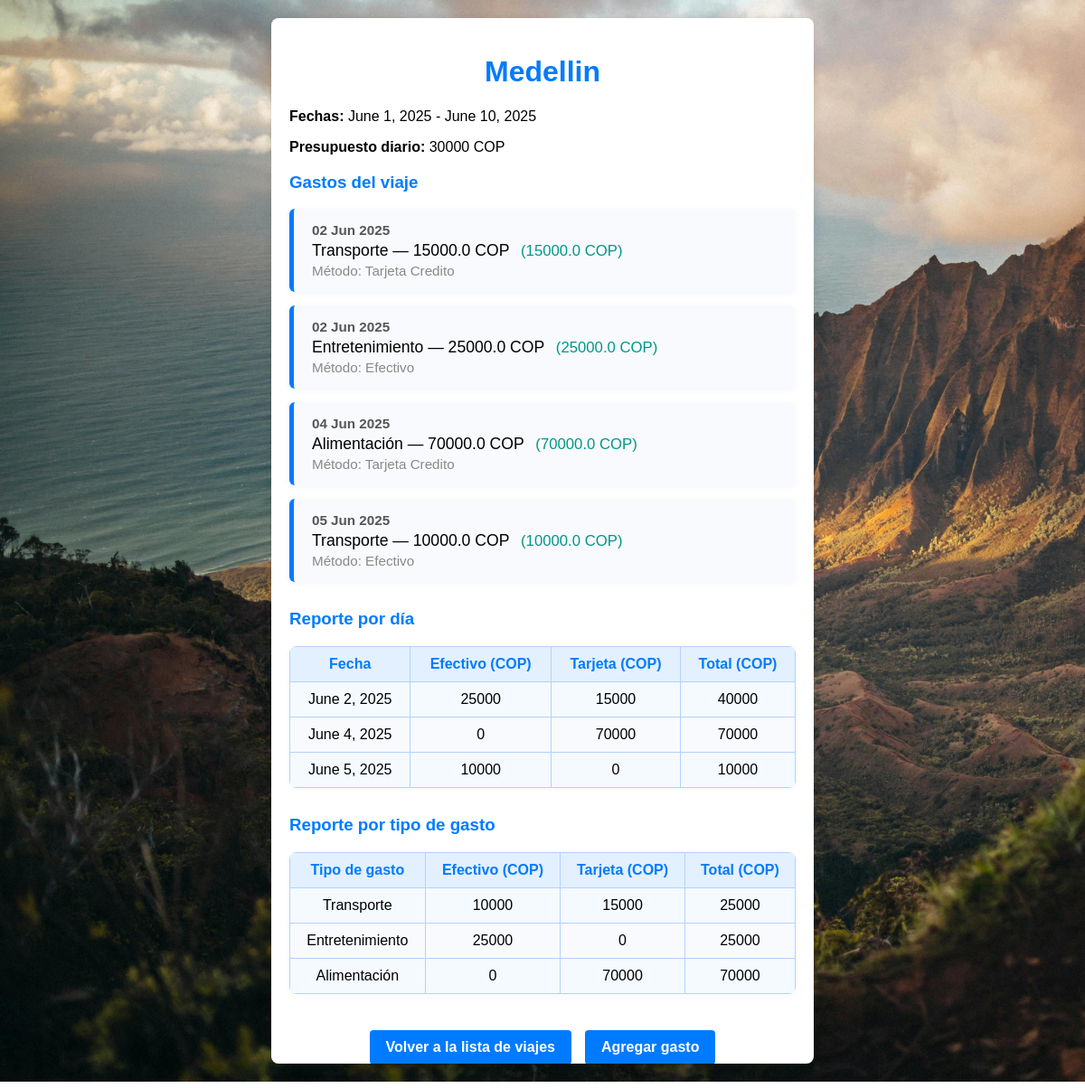
/viajes/5/, run on the app's committed database.
### viajes/models/Viaje.py (models this page shows, shortened)
class Viaje(models.Model):
    nombre = models.CharField(max_length=100)
    fecha_inicio = models.DateField()
    fecha_fin = models.DateField()
    presupuesto_diario = models.IntegerField()
    moneda = models.CharField(max_length=10)

### viajes/models/Gasto.py (models this page shows, shortened)
class Gasto(models.Model):
    viaje = models.ForeignKey(Viaje, related_name='gastos', on_delete=models.CASCADE)
    fecha = models.DateField()
    valor_original = models.FloatField()
    valor_en_pesos = models.FloatField()
    metodo_pago = models.ForeignKey(MetodoPago, on_delete=models.CASCADE)
    tipo_gasto = models.ForeignKey(TipoGasto, on_delete=models.CASCADE)

### viajes/models/TipoGasto.py (models this page shows)
class TipoGasto(models.Model):
    nombre = models.CharField(max_length=50)
    def __str__(self):
        return self.nombre

### viajes/models/MetodoPago.py (models this page shows)
class MetodoPago(models.Model):
    nombre = models.CharField(max_length=20)
    def __str__(self):
        return self.nombre

### viajes/views.py (the view)
# urls.py: path('viajes/<int:viaje_id>/', views.detalle_viaje, name='detalle_viaje'),
def detalle_viaje(request, viaje_id):
    viaje = Viaje.objects.get(id=viaje_id)
    gastos = viaje.gastos.all()
    gastos_por_dia = ControlViaje.reporte_gastos_por_dia(gastos)
    gastos_por_tipo = ControlViaje.reporte_gastos_por_tipo(gastos)
    return render(request, 'viajes/detalle_viaje.html', {
        'viaje': viaje,
        'gastos': gastos,
        'gastos_por_dia': gastos_por_dia,
        'gastos_por_tipo': gastos_por_tipo,
    })

### viajes/services/ControlViaje.py (called while the page is built)
    @staticmethod
    def reporte_gastos_por_dia(gastos):
        gastos_por_dia = defaultdict(lambda: {'Efectivo': 0, 'Tarjeta': 0, 'Total': 0})
        for gasto in gastos:
            metodo = 'Efectivo' if 'efectivo' in gasto.metodo_pago.nombre.lower() else 'Tarjeta'
            gastos_por_dia[gasto.fecha][metodo] += gasto.valor_en_pesos
            gastos_por_dia[gasto.fecha]['Total'] += gasto.valor_en_pesos
        return dict(gastos_por_dia)

    @staticmethod
    def reporte_gastos_por_tipo(gastos):
        gastos_por_tipo = defaultdict(lambda: {'Efectivo': 0, 'Tarjeta': 0, 'Total': 0})
        for gasto in gastos:
            metodo = 'Efectivo' if 'efectivo' in gasto.metodo_pago.nombre.lower() else 'Tarjeta'
            tipo = gasto.tipo_gasto.nombre
            gastos_por_tipo[tipo][metodo] += gasto.valor_en_pesos
            gastos_por_tipo[tipo]['Total'] += gasto.valor_en_pesos
        return dict(gastos_por_tipo)

### viajes/templates/viajes/detalle_viaje.html (shortened to what this page needs)
{% load static %}
<!DOCTYPE html>
<html lang="es">
  <head>
    <link rel="stylesheet" href="{% static 'css/estilos.css' %}" />
  </head>
  <body>
    <div class="contenedor-formulario">
      <h1>{{ viaje.nombre }}</h1>
      <p>
        <strong>Fechas:</strong> {{ viaje.fecha_inicio }} - {{ viaje.fecha_fin }}
      </p>
      <p>
        <strong>Presupuesto diario:</strong> {{ viaje.presupuesto_diario }} {{ viaje.moneda }}
      </p>
      <h3 style="color: #007bff; margin-top: 30px margin-bottom: -20px">
        Gastos del viaje
      </h3>
      <div class="gastos-lista">
        {% for gasto in gastos %}
        <div class="gasto-card">
          <div class="gasto-fecha">
            <strong>{{ gasto.fecha|date:"d M Y" }}</strong>
          </div>
          <div class="gasto-descripcion">
            {{ gasto.tipo_gasto }} — {{ gasto.valor_original }} {{ viaje.moneda }}
            <span class="gasto-cop">({{ gasto.valor_en_pesos }} COP)</span>
          </div>
          <div class="gasto-metodo">
            <span>Método: {{ gasto.metodo_pago }}</span>
          </div>
        </div>
        {% empty %}
        <div class="gasto-card gasto-vacio">
          No hay gastos registrados para este viaje.
        </div>
        {% endfor %}
      </div>
      <h3 style="color: #007bff; margin-top: 30px">Reporte por día</h3>
      <table class="reporte">
        <tr>
          <th>Fecha</th>
          <th>Efectivo (COP)</th>
          <th>Tarjeta (COP)</th>
          <th>Total (COP)</th>
        </tr>
        {% for fecha, valores in gastos_por_dia.items %}
        <tr>
          <td>{{ fecha }}</td>
          <td>{{ valores.Efectivo|floatformat:0 }}</td>
          <td>{{ valores.Tarjeta|floatformat:0 }}</td>
          <td>{{ valores.Total|floatformat:0 }}</td>
        </tr>
        {% endfor %}
      </table>
      <h3 style="color: #007bff; margin-top: 30px">
        Reporte por tipo de gasto
      </h3>
      <table class="reporte">
        <tr>
          <th>Tipo de gasto</th>
          <th>Efectivo (COP)</th>
          <th>Tarjeta (COP)</th>
          <th>Total (COP)</th>
        </tr>
        {% for tipo, valores in gastos_por_tipo.items %}
        <tr>
          <td>{{ tipo }}</td>
          <td>{{ valores.Efectivo|floatformat:0 }}</td>
          <td>{{ valores.Tarjeta|floatformat:0 }}</td>
          <td>{{ valores.Total|floatformat:0 }}</td>
        </tr>
        {% endfor %}
      </table>
      <div class="acciones">
        <a class="boton" href="{% url 'lista_viajes' %}"
          >Volver a la lista de viajes</a
        >
        <a class="boton" href="{% url 'registrar_gasto' viaje.id %}"
          >Agregar gasto</a
        >
      </div>
    </div>
  </body>
</html>

### static/css/estilos.css (style rules this page uses)
body { font-family: "Arial", sans-serif; background-image: url("../img/background.jpg"); background-size: cover; background-repeat: no-repeat; margin: 0; padding: 20px; font-family: "Poppins", sans-serif; }
.contenedor-formulario { max-width: 600px; margin: 0 auto; background: white; padding: 20px; border-radius: 8px; box-shadow: 0 0 10px rgba(0, 0, 0, 0.1); max-height: 80vh; overflow-y: auto; scrollbar-width: thin; scrollbar-color: #007bff #f0f4ff; }
*, *::before, *::after { box-sizing: border-box; }
h1 { color: #007bff; text-align: center; }
.boton { background-color: #007bff; color: white; padding: 10px 15px; border: none; border-radius: 4px; cursor: pointer; }
a { color: #007bff; text-decoration: none; border-radius: 4px; padding: 5px 10px; transition: color 0.3s, border-color 0.3s; margin-top: 10px; }
.acciones { display: flex; gap: 10px; }
.gastos-lista { display: flex; flex-direction: column; gap: 15px; margin-bottom: 30px; }
.gasto-card { background: #f8fafd; border-left: 5px solid #007bff; border-radius: 6px; padding: 15px 20px; box-shadow: 0 2px 8px rgba(0, 0, 0, 0.04); transition: box-shadow 0.2s; }
.gasto-fecha { font-size: 0.95em; color: #555; margin-bottom: 4px; }
.gasto-descripcion { font-size: 1.1em; margin-bottom: 3px; }
.gasto-cop { color: #009688; font-size: 0.95em; margin-left: 8px; }
.gasto-metodo { font-size: 0.95em; color: #888; }
.reporte { width: 100%; border-collapse: collapse; margin-bottom: 30px; background: #f8fafd; border-radius: 8px; overflow: hidden; box-shadow: 0 1px 6px rgba(0, 0, 0, 0.04); }
.reporte th, .reporte td { border: 1px solid #b3d1ff; padding: 10px 12px; text-align: center; }
.reporte th { background: #e3f0ff; color: #007bff; font-weight: 600; }
.reporte tr:nth-child(even) { background: #f4faff; }
.acciones { margin-top: 30px; display: flex; gap: 15px; justify-content: center; }
.boton { background: #007bff; color: #fff; border: none; border-radius: 4px; padding: 10px 18px; text-decoration: none; font-weight: 600; transition: background 0.2s; cursor: pointer; }

### data on the page
Viaje: nombre "Medellin", fecha_inicio "June 1, 2025", fecha_fin "June 10, 2025", presupuesto_diario "30000", moneda "COP"
Gasto: fecha "02 Jun 2025", tipo_gasto "Transporte", valor_original "15000.0", valor_en_pesos "15000.0", metodo_pago "Tarjeta Credito", gastos_por_dia "June 2, 2025"
Gasto: fecha "02 Jun 2025", tipo_gasto "Entretenimiento", valor_original "25000.0", valor_en_pesos "25000.0", metodo_pago "Efectivo"
Gasto: fecha "04 Jun 2025", tipo_gasto "Alimentación", valor_original "70000.0", valor_en_pesos "70000.0", metodo_pago "Tarjeta Credito", gastos_por_dia "June 4, 2025"
Gasto: fecha "05 Jun 2025", tipo_gasto "Transporte", valor_original "10000.0", valor_en_pesos "10000.0", metodo_pago "Efectivo", gastos_por_dia "June 5, 2025"
TipoGasto: gastos_por_tipo "Transporte"
TipoGasto: gastos_por_tipo "Entretenimiento"
TipoGasto: gastos_por_tipo "Alimentación"

### other printed values
{{ valores.Efectivo|floatformat:0 }} "25000" "0" "10000"
{{ valores.Tarjeta|floatformat:0 }} "15000" "70000" "0"
{{ valores.Total|floatformat:0 }} "40000" "70000" "10000"
{{ valores.Efectivo|floatformat:0 }} "10000" "25000" "0"
{{ valores.Tarjeta|floatformat:0 }} "15000" "0" "70000"
{{ valores.Total|floatformat:0 }} "25000" "25000" "70000"
